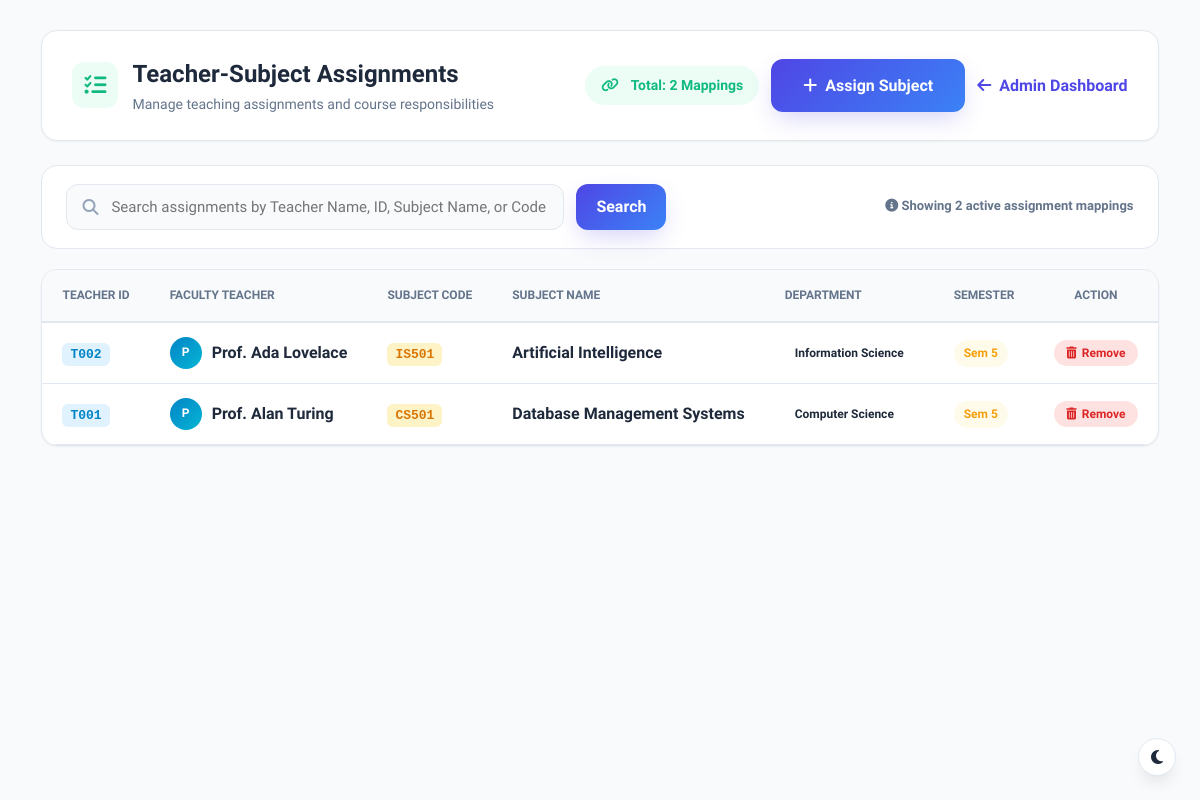
Page /view_assignments (signed in) on the earlier database version.
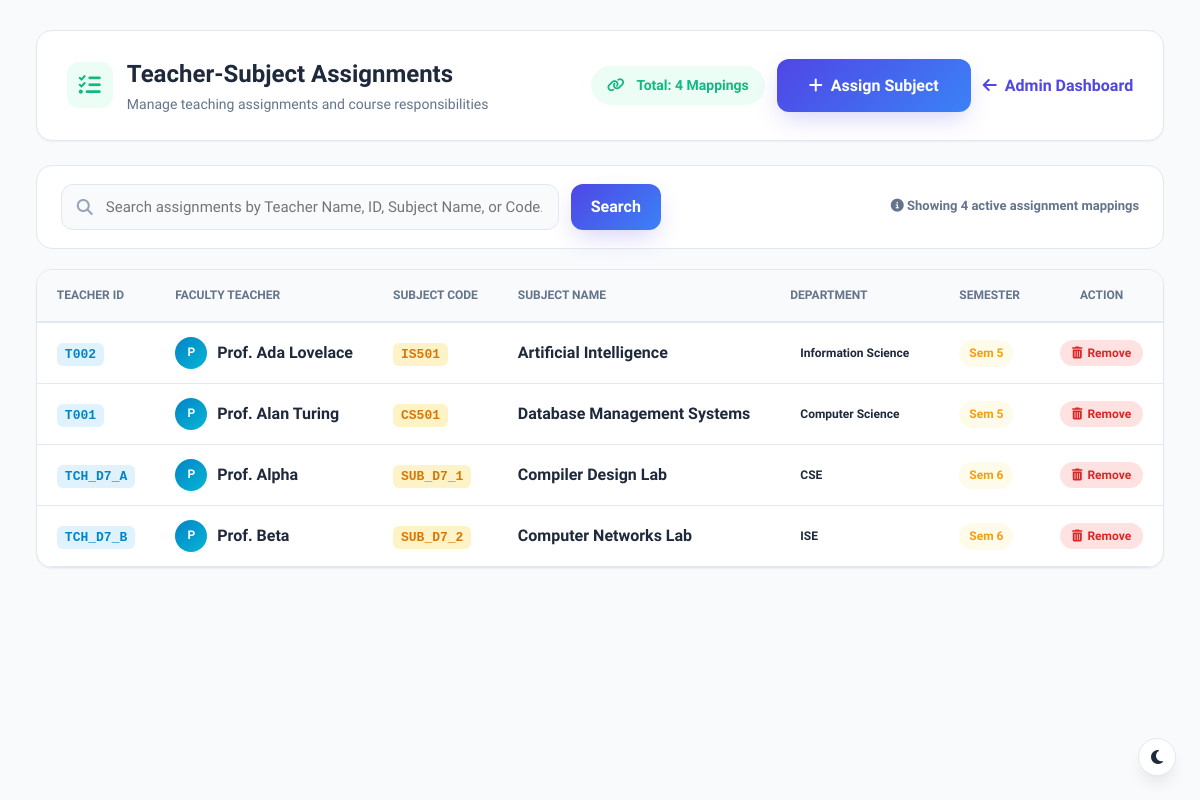
Same page on the later database version.
### tables this page shows
CREATE TABLE "teacher_subjects" (id INTEGER PRIMARY KEY AUTOINCREMENT, teacher_id TEXT NOT NULL, subject_id TEXT NOT NULL, FOREIGN KEY (teacher_id) REFERENCES teachers(teacher_id) ON DELETE CASCADE, FOREIGN KEY (subject_id) REFERENCES subjects(subject_code) ON DELETE CASCADE);

CREATE TABLE teachers(
        id INTEGER PRIMARY KEY AUTOINCREMENT,
        teacher_id TEXT UNIQUE NOT NULL,
        fullname TEXT NOT NULL,
        email TEXT UNIQUE NOT NULL,
        department TEXT NOT NULL
    );

CREATE TABLE "subjects" (id INTEGER PRIMARY KEY AUTOINCREMENT, subject_code TEXT UNIQUE NOT NULL, subject_name TEXT NOT NULL, department TEXT NOT NULL, semester INTEGER NOT NULL);

### app.py (the view)
@app.route("/view_assignments")
@role_required("admin")
def view_assignments():
    search_query = request.args.get("search", "").strip()
    success = request.args.get("success")
    error = request.args.get("error")
    conn = get_db_connection()
    cursor = conn.cursor()
    if search_query:
        term = f"%{search_query}%"
        cursor.execute("""
            SELECT teacher_subjects.id AS assignment_id,
                   teachers.teacher_id,
                   teachers.fullname AS teacher_name,
                   teachers.department AS teacher_department,
                   subjects.subject_code,
                   subjects.subject_name,
                   subjects.department AS subject_department,
                   subjects.semester
            FROM teacher_subjects
            JOIN teachers ON teacher_subjects.teacher_id = teachers.teacher_id
            JOIN subjects ON teacher_subjects.subject_id = subjects.subject_code
            WHERE teachers.fullname LIKE ? OR teachers.teacher_id LIKE ? OR subjects.subject_name LIKE ? OR subjects.subject_code LIKE ?
            ORDER BY teachers.fullname ASC, subjects.subject_code ASC
        """, (term, term, term, term))
    else:
        cursor.execute("""
            SELECT teacher_subjects.id AS assignment_id,
                   teachers.teacher_id,
                   teachers.fullname AS teacher_name,
                   teachers.department AS teacher_department,
                   subjects.subject_code,
                   subjects.subject_name,
                   subjects.department AS subject_department,
                   subjects.semester
            FROM teacher_subjects
            JOIN teachers ON teacher_subjects.teacher_id = teachers.teacher_id
            JOIN subjects ON teacher_subjects.subject_id = subjects.subject_code
            ORDER BY teachers.fullname ASC, subjects.subject_code ASC
        """)
    assignments = cursor.fetchall()
    conn.close()
    return render_template(
        "view_assignments.html",
        assignments=assignments,
        search_query=search_query,
        success=success,
        error=error
    )

### app.py (called while the page is built, shortened)
def role_required(*allowed_roles):
    def decorator(f):
        @wraps(f)
        def decorated_function(*args, **kwargs):
            if "user_id" not in session or "role" not in session:
                return redirect(url_for("login"))
            user_role = session.get("role")
            return f(*args, **kwargs)
        return decorated_function
    return decorator

### database.py (called while the page is built)
def get_db_connection():
    conn = sqlite3.connect("database.db")
    conn.execute("PRAGMA foreign_keys = ON;")
    conn.row_factory = sqlite3.Row
    return conn

### templates/view_assignments.html (shortened to what this page needs)
<!DOCTYPE html>
<html lang="en">
<head>
    <link rel="stylesheet" href="{{ url_for('static', filename='css/dashboard.css') }}">
    <link rel="stylesheet" href="{{ url_for('static', filename='css/style.css') }}">
    <link rel="stylesheet" href="https://cdnjs.cloudflare.com/ajax/libs/font-awesome/6.5.2/css/all.min.css">
</head>
<body style="background: var(--bg-main);">
    <div style="max-width: 1280px; margin: 30px auto; padding: 0 24px;">
        <div style="display: flex; justify-content: space-between; align-items: center; flex-wrap: wrap; gap: 20px; background: var(--card-bg); padding: 24px 30px; border-radius: var(--radius-lg); box-shadow: var(--shadow-sm); border: 1px solid var(--border); margin-bottom: 24px;">
            <div>
                <div style="display: flex; align-items: center; gap: 14px;">
                    <div style="width: 46px; height: 46px; border-radius: var(--radius-md); background: #ecfdf5; color: #10b981; display: flex; align-items: center; justify-content: center; font-size: 22px;">
                        <i class="fas fa-tasks"></i>
                    </div>
                    <div>
                        <h1 style="font-size: 24px; font-weight: 800; color: var(--text-main); margin: 0;">Teacher-Subject Assignments</h1>
                        <p style="color: var(--text-muted); font-size: 14px; margin: 0;">Manage teaching assignments and course responsibilities</p>
                    </div>
                </div>
            </div>
            <div style="display: flex; align-items: center; gap: 12px;">
                <span class="badge badge-success" style="font-size: 14px; padding: 8px 16px;">
                    <i class="fas fa-link" style="margin-right: 6px;"></i> Total: {{ assignments|length }} Mappings
                </span>
                <a href="{{ url_for('assign_subject') }}" class="btn btn-primary" style="display: inline-flex; align-items: center; gap: 8px; font-weight: 600;">
                    <i class="fas fa-plus"></i> Assign Subject
                </a>
                <a href="{{ url_for('admin') }}" class="btn btn-outline" style="display: inline-flex; align-items: center; gap: 8px; font-weight: 600;">
                    <i class="fas fa-arrow-left"></i> Admin Dashboard
                </a>
            </div>
        </div>
        <div style="background: var(--card-bg); padding: 18px 24px; border-radius: var(--radius-lg); border: 1px solid var(--border); margin-bottom: 20px; display: flex; justify-content: space-between; align-items: center; flex-wrap: wrap; gap: 16px;">
            <form action="{{ url_for('view_assignments') }}" method="GET" style="display: flex; gap: 12px; flex: 1; max-width: 600px;">
                <div class="input-wrapper" style="flex: 1;">
                    <input
                        type="text"
                        id="assignmentSearchInput"
                        name="search"
                        value="{{ search_query or '' }}"
                        class="form-control"
                        placeholder="Search assignments by Teacher Name, ID, Subject Name, or Code..."
                        style="width: 100%;">
                </div>
                <button type="submit" class="btn btn-primary" style="padding: 0 20px;">
                    Search
                </button>
            </form>
            <span style="font-size: 13px; color: var(--text-muted); font-weight: 600;">
                <i class="fas fa-info-circle"></i> Showing <strong>{{ assignments|length }}</strong> active assignment mappings
            </span>
        </div>
        <div class="table-card" style="background: var(--card-bg); border-radius: var(--radius-lg); border: 1px solid var(--border); overflow: hidden; box-shadow: var(--shadow-sm);">
            {% if assignments %}
            <div style="overflow-x: auto;">
                <table class="data-table" id="assignmentsTable" style="width: 100%; border-collapse: collapse;">
                    <thead>
                        <tr style="background: var(--bg-main); border-bottom: 2px solid var(--border);">
                            <th style="padding: 16px 20px; text-align: left; font-size: 12px; font-weight: 700; color: var(--text-muted); text-transform: uppercase;">Teacher ID</th>
                            <th style="padding: 16px 20px; text-align: left; font-size: 12px; font-weight: 700; color: var(--text-muted); text-transform: uppercase;">Faculty Teacher</th>
                            <th style="padding: 16px 20px; text-align: left; font-size: 12px; font-weight: 700; color: var(--text-muted); text-transform: uppercase;">Subject Code</th>
                            <th style="padding: 16px 20px; text-align: left; font-size: 12px; font-weight: 700; color: var(--text-muted); text-transform: uppercase;">Subject Name</th>
                            <th style="padding: 16px 20px; text-align: left; font-size: 12px; font-weight: 700; color: var(--text-muted); text-transform: uppercase;">Department</th>
                            <th style="padding: 16px 20px; text-align: left; font-size: 12px; font-weight: 700; color: var(--text-muted); text-transform: uppercase;">Semester</th>
                            <th style="padding: 16px 20px; text-align: center; font-size: 12px; font-weight: 700; color: var(--text-muted); text-transform: uppercase;">Action</th>
                        </tr>
                    </thead>
                    <tbody>
                        {% for item in assignments %}
                        <tr class="assignment-row" style="border-bottom: 1px solid var(--border); transition: var(--transition);">
                            <td style="padding: 14px 20px;">
                                <span style="font-weight: 700; font-family: monospace; color: var(--secondary-hover); background: #e0f2fe; padding: 4px 8px; border-radius: 6px; font-size: 13px;">
                                    {{ item['teacher_id'] }}
                                </span>
                            </td>
                            <td style="padding: 14px 20px;">
                                <div style="display: flex; align-items: center; gap: 10px;">
                                    <div style="width: 32px; height: 32px; border-radius: 50%; background: linear-gradient(135deg, #0284c7, #06b6d4); color: white; display: flex; align-items: center; justify-content: center; font-size: 12px; font-weight: 700;">
                                        {{ item['teacher_name'][0]|upper }}
                                    </div>
                                    <div>
                                        <span style="font-weight: 600; color: var(--text-main);">{{ item['teacher_name'] }}</span>
                                    </div>
                                </div>
                            </td>
                            <td style="padding: 14px 20px;">
                                <span style="font-weight: 700; font-family: monospace; color: #d97706; background: #fef3c7; padding: 4px 8px; border-radius: 6px; font-size: 13px;">
                                    {{ item['subject_code'] }}
                                </span>
                            </td>
                            <td style="padding: 14px 20px;">
                                <span style="font-weight: 600; color: var(--text-main);">{{ item['subject_name'] }}</span>
                            </td>
                            <td style="padding: 14px 20px;">
                                <span class="badge badge-info">{{ item['subject_department'] }}</span>
                            </td>
                            <td style="padding: 14px 20px;">
                                <span class="badge badge-warning">Sem {{ item['semester'] }}</span>
                            </td>
                            <td style="padding: 14px 20px; text-align: center;">
                                <button
                                    type="button"
                                    class="badge badge-danger"
                                    style="border: none; cursor: pointer; padding: 6px 12px; font-size: 12px; display: inline-flex; align-items: center; gap: 5px; background: #fee2e2; color: #dc2626;"
                                    onclick="confirmRemoveAssignment({{ item['assignment_id'] }}, '{{ item['teacher_name'] }}', '{{ item['subject_name'] }} ({{ item['subject_code'] }})')"
                                    title="Remove Assignment">
                                    <i class="fas fa-trash-alt"></i> Remove
                                </button>
                            </td>
                        </tr>
                        {% endfor %}
                    </tbody>
                </table>
            </div>
            {% endif %}
        </div>
    </div>
</body>
</html>

### static/css/dashboard.css (style rules this page uses)
:root { --primary: #4f46e5; --primary-hover: #4338ca; --primary-light: #eef2ff; --primary-glow: rgba(79, 70, 229, 0.25); --secondary: #0ea5e9; --secondary-light: #f0f9ff; --accent: #10b981; --accent-light: #ecfdf5; --warning: #f59e0b; --warning-light: #fffbeb; --danger: #ef4444; --danger-light: #fef2f2; --dark-sidebar: #0f172a; --dark-sidebar-hover: #1e293b; --bg-main: #f8fafc; --card-bg: #ffffff; --border: #e2e8f0; --text-main: #1e293b; --text-muted: #64748b; --radius-sm: 8px; --radius-md: 12px; --radius-lg: 16px; --radius-xl: 20px; --radius-full: 9999px; --shadow-sm: 0 1px 2px 0 rgba(0, 0, 0, 0.05); --shadow-md: 0 4px 6px -1px rgba(0, 0, 0, 0.07); --shadow-lg: 0 10px 15px -3px rgba(0, 0, 0, 0.08); --shadow-xl: 0 20px 25px -5px rgba(0, 0, 0, 0.08); --transition: all 0.25s cubic-bezier(0.4, 0, 0.2, 1); }
* { margin: 0; padding: 0; box-sizing: border-box; font-family: 'Plus Jakarta Sans', 'Poppins', sans-serif; }
body { display: flex; background-color: var(--bg-main); color: var(--text-main); min-height: 100vh; overflow-x: hidden; }

### static/css/style.css (style rules this page uses)
:root { --primary: #4f46e5; --primary-hover: #4338ca; --primary-light: #eef2ff; --primary-glow: rgba(79, 70, 229, 0.25); --secondary: #0ea5e9; --secondary-hover: #0284c7; --secondary-light: #f0f9ff; --accent: #10b981; --accent-light: #ecfdf5; --warning: #f59e0b; --warning-light: #fffbeb; --danger: #ef4444; --danger-light: #fef2f2; --dark: #0f172a; --dark-muted: #334155; --text-main: #1e293b; --text-muted: #64748b; --text-light: #94a3b8; --bg-main: #f8fafc; --bg-subtle: #f1f5f9; --card-bg: #ffffff; --glass-bg: rgba(255, 255, 255, 0.85); --border: #e2e8f0; --border-subtle: #f1f5f9; --border-focus: #818cf8; --shadow-sm: 0 1px 2px 0 rgba(0, 0, 0, 0.05); --shadow-md: 0 4px 6px -1px rgba(0, 0, 0, 0.07), 0 2px 4px -2px rgba(0, 0, 0, 0.05); --shadow-lg: 0 10px 15px -3px rgba(0, 0, 0, 0.08), 0 4px 6px -4px rgba(0, 0, 0, 0.04); --shadow-xl: 0 20px 25px -5px rgba(0, 0, 0, 0.08), 0 8px 10px -6px rgba(0, 0, 0, 0.04); --shadow-glow: 0 0 20px rgba(79, 70, 229, 0.35); --radius-sm: 8px; --radius-md: 12px; --radius-lg: 16px; --radius-xl: 24px; --radius-full: 9999px; --transition: all 0.25s cubic-bezier(0.4, 0, 0.2, 1); }
* { margin: 0; padding: 0; box-sizing: border-box; font-family: 'Plus Jakarta Sans', 'Poppins', -apple-system, BlinkMacSystemFont, sans-serif; }
html { scroll-behavior: smooth; }
body { background-color: var(--bg-main); color: var(--text-main); min-height: 100vh; display: flex; flex-direction: column; overflow-x: hidden; line-height: 1.6; }
a { color: var(--primary); text-decoration: none; transition: var(--transition); }
.btn-primary { background: linear-gradient(135deg, #4f46e5, #3b82f6); color: #fff; padding: 14px 32px; border-radius: var(--radius-md); font-size: 16px; font-weight: 600; display: inline-flex; align-items: center; gap: 10px; box-shadow: 0 10px 25px -5px var(--primary-glow); border: none; cursor: pointer; transition: var(--transition); }
.input-wrapper { position: relative; display: flex; align-items: center; }
.form-control { width: 100%; padding: 13px 16px 13px 44px; background: var(--bg-main); border: 1px solid var(--border); border-radius: var(--radius-md); font-size: 15px; color: var(--text-main); transition: var(--transition); outline: none; }
.table-card { background: #ffffff; border: 1px solid var(--border); border-radius: var(--radius-xl); box-shadow: var(--shadow-lg); overflow: hidden; margin-bottom: 40px; }
.badge { display: inline-flex; align-items: center; gap: 6px; padding: 4px 10px; border-radius: var(--radius-full); font-size: 12px; font-weight: 600; }
.badge-success { background: var(--accent-light); color: var(--accent); }
.badge-warning { background: var(--warning-light); color: var(--warning); }

Differences in the rows shown:
added teacher_subjects: teacher_id "TCH_D7_A", fullname "P", teacher_name "Prof. Alpha", subject_code "SUB_D7_1", subject_name "Compiler Design Lab", subject_department "CSE", semester "6"
added teacher_subjects: teacher_id "TCH_D7_B", fullname "P", teacher_name "Prof. Beta", subject_code "SUB_D7_2", subject_name "Computer Networks Lab", subject_department "ISE", semester "6"
Other differences:
{{ assignments|length }}: "2" → "4"
